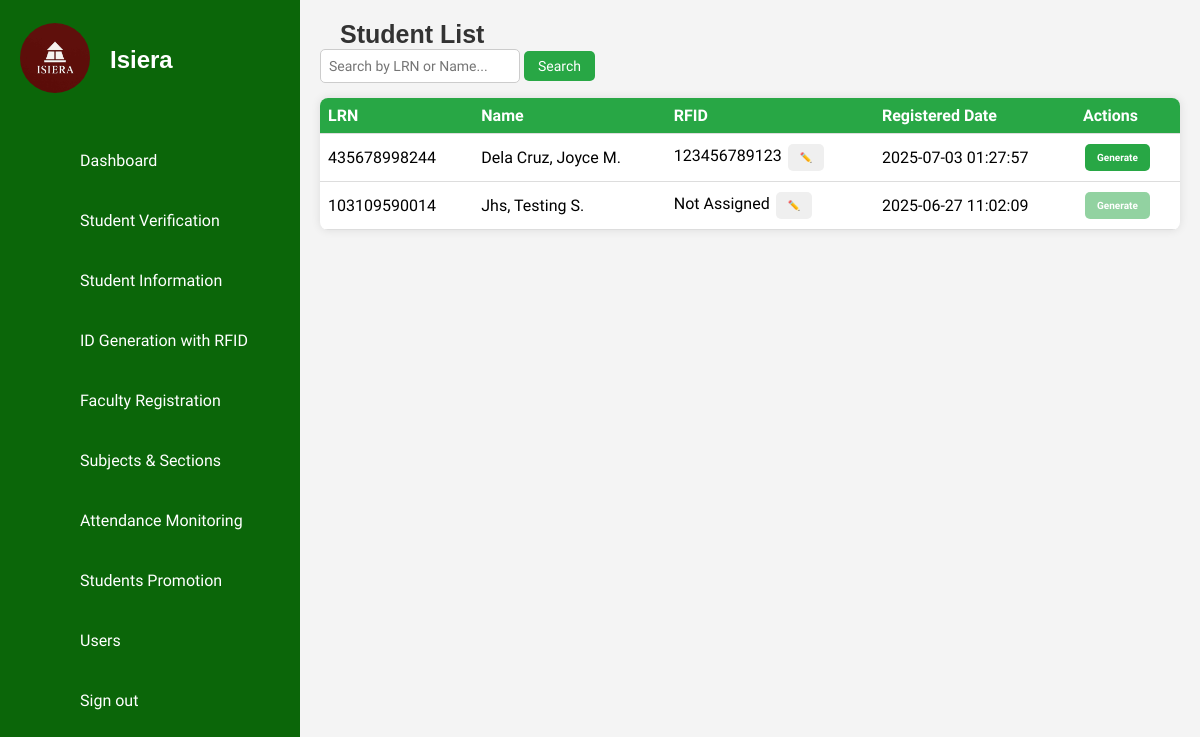
/isiera/id_generate.php (signed in), run on an earlier commit of the app's database.
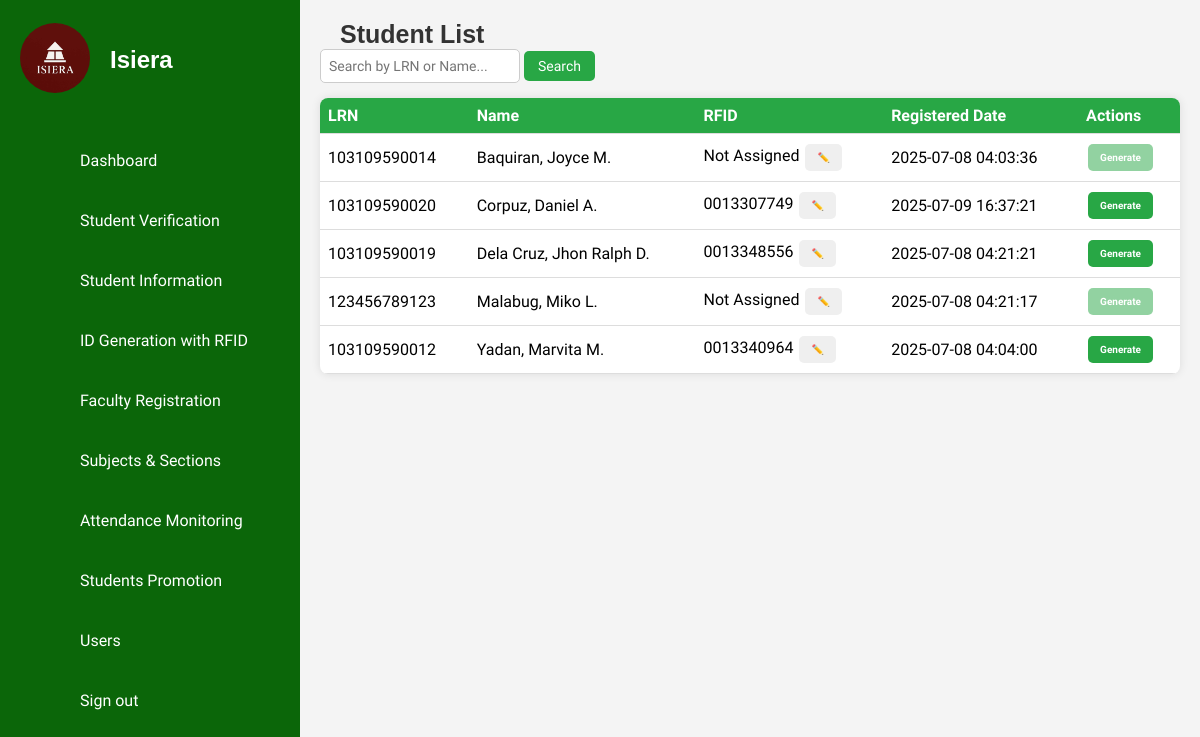
And on a later commit of the database.
### tables this page shows
CREATE TABLE `students` (
  `id` int(11) NOT NULL,
  `first_name` varchar(50) NOT NULL,
  `middle_name` varchar(50) DEFAULT NULL,
  `last_name` varchar(50) NOT NULL,
  `lrn` varchar(12) NOT NULL,
  `date_of_birth` date NOT NULL,
  `gender` enum('Male','Female') NOT NULL,
  `citizenship` varchar(50) NOT NULL,
  `address` text NOT NULL,
  `contact_number` varchar(15) NOT NULL,
  `email` varchar(100) NOT NULL,
  `guardian_name` varchar(100) NOT NULL,
  `guardian_contact` varchar(15) NOT NULL,
  `guardian_address` varchar(250) NOT NULL,
  `guardian_relationship` varchar(50) NOT NULL,
  `elementary_school` varchar(100) NOT NULL,
  `year_graduated` year(4) NOT NULL,
  `birth_certificate` varchar(255) NOT NULL,
  `id_photo` varchar(255) NOT NULL,
  `good_moral` varchar(255) DEFAULT NULL,
  `student_signature` varchar(255) NOT NULL,
  `section` varchar(50) DEFAULT NULL,
  `school_year` varchar(9) NOT NULL,
  `grade_level` varchar(20) DEFAULT NULL,
  `student_type` enum('Regular Student','STI Student') DEFAULT NULL,
  `verified_at` timestamp NOT NULL DEFAULT current_timestamp(),
  `created_at` timestamp NOT NULL DEFAULT current_timestamp(),
  `rfid` varchar(50) DEFAULT NULL,
  `mobile_verified` tinyint(1) DEFAULT 0
);

### isiera/id_generate.php (the view, shortened to what this page needs)
<?php
include 'db_connection.php';
$sql = "SELECT lrn, first_name, middle_name, last_name, email, rfid, created_at, student_type, section, grade_level
        FROM students
        WHERE 1=1";
$sql .= " ORDER BY LOWER(last_name), LOWER(first_name), LOWER(middle_name)";
$result = mysqli_query($conn, $sql);
$students = [];
while ($row = mysqli_fetch_assoc($result)) {
    $students[] = $row;
}
function capitalizeNamePart($name) {
    return mb_convert_case($name, MB_CASE_TITLE, "UTF-8");
}
?>
<!DOCTYPE html>
<html lang="en">
<head>
    <link rel="stylesheet" href="assets/css/style.css" />
    <link rel="stylesheet" href="assets/css/id_template.css" />
    <link rel="stylesheet" href="assets/css/rfid.css" />
</head>
<body>
<?php include('sidebar.php'); ?>
<div class="main-content">
    <h2>Student List</h2>
    <div class="search-container">
        <form id="searchForm" onsubmit="return handleSearch(event)">
            <input type="text" id="searchInput" placeholder="Search by LRN or Name...">
            <button type="submit">Search</button>
        </form>
    </div>
    <table class="student-table">
        <thead>
            <tr>
                <th>LRN</th>
                <th>Name</th>
                <th>RFID</th>
                <th>Registered Date</th>
                <th>Actions</th>
            </tr>
        </thead>
        <tbody id="studentTableBody">
            <?php if (count($students) > 0): ?>
                <?php foreach ($students as $row): ?>
                    <?php
                        $lastName = capitalizeNamePart($row['last_name']);
                        $firstName = capitalizeNamePart($row['first_name']);
                        $middleInitial = $row['middle_name'] ? strtoupper(mb_substr($row['middle_name'], 0, 1)) . '.' : '';
                        $full_name = "$lastName, $firstName" . ($middleInitial ? " $middleInitial" : '');
                    ?>
                    <tr class="student-row">
                        <td><?= htmlspecialchars($row['lrn']) ?></td>
                        <td><?= htmlspecialchars($full_name) ?></td>
                        <td>
                            <span class="rfid-value" data-lrn="<?= htmlspecialchars($row['lrn']) ?>">
                                <?= htmlspecialchars($row['rfid'] ?? 'Not Assigned') ?>
                            </span>
                            <button class="edit-rfid-btn" data-lrn="<?= htmlspecialchars($row['lrn']) ?>">✏️</button>
                        </td>
                        <td><?= htmlspecialchars($row['created_at']) ?></td>
                        <td>
                            <?php if (!empty($row['rfid'])): ?>
                                <button class="generate-btn" data-lrn="<?= htmlspecialchars($row['lrn']) ?>">Generate</button>
                            <?php else: ?>
                                <button class="generate-btn disabled" disabled title="ID Print">Generate</button>
                            <?php endif; ?>
                        </td>
                    </tr>
                <?php endforeach; ?>
            <?php else: ?>
                <tr id="noDataRow" class="no-results-row"><td colspan="5">No data available.</td></tr>
            <?php endif; ?>
        </tbody>
    </table>
</div>
</body>
</html>

What changed in the data, as far as the page shows it:
removed students: lrn "435678998244", full_name "Dela Cruz, Joyce M.", rfid "123456789123", created_at "2025-07-03 01:27:57"
removed students: lrn "103109590014", full_name "Jhs, Testing S.", rfid "Not Assigned", created_at "2025-06-27 11:02:09", shows "Generate"
added students: lrn "103109590014", full_name "Baquiran, Joyce M.", rfid "Not Assigned", created_at "2025-07-08 04:03:36", shows "Generate"
added students: lrn "103109590020", full_name "Corpuz, Daniel A.", rfid "0013307749", created_at "2025-07-09 16:37:21"
added students: lrn "103109590019", full_name "Dela Cruz, Jhon Ralph D.", rfid "0013348556", created_at "2025-07-08 04:21:21"
added students: lrn "123456789123", full_name "Malabug, Miko L.", rfid "Not Assigned", created_at "2025-07-08 04:21:17", shows "Generate"
added students: lrn "103109590012", full_name "Yadan, Marvita M.", rfid "0013340964", created_at "2025-07-08 04:04:00"
